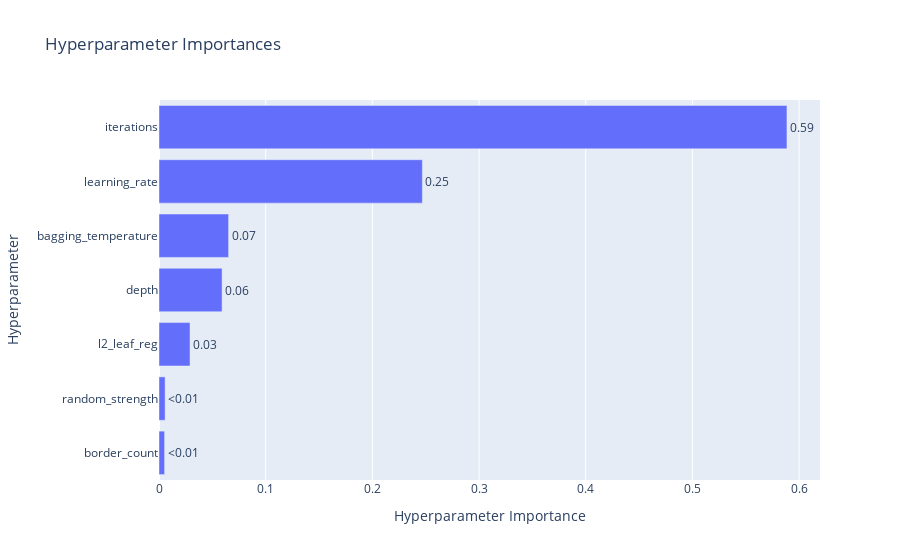

Notebook source saved alongside this figure:
### Markdown cell above
### Hyperparameter importance

### Code cell
optuna.visualization.plot_param_importances(study).show()

### Figure 1 — Plotly figure (JSON) as saved in the notebook; plotly's stock layout.template omitted (floating-point values rounded to 4 significant figures)
{"data": [{"cliponaxis": false, "hovertemplate": ["border_count (IntDistribution): 0.0052470386762013144<extra></extra>", "random_strength (FloatDistribution): 0.005728823435845471<extra></extra>", "l2_leaf_reg (FloatDistribution): 0.029080141399757696<extra></extra>", "depth (IntDistribution): 0.059144300104810234<extra></extra>", "bagging_temperature (FloatDistribution): 0.06524505249309268<extra></extra>", "learning_rate (FloatDistribution): 0.24688563062619648<extra></extra>", "iterations (IntDistribution): 0.5886690132640962<extra></extra>"], "name": "Objective Value", "orientation": "h", "text": ["<0.01", "<0.01", "0.03", "0.06", "0.07", "0.25", "0.59"], "textposition": "outside", "type": "bar", "x": [0.005247, 0.005729, 0.02908, 0.05914, 0.06525, 0.2469, 0.5887], "y": ["border_count", "random_strength", "l2_leaf_reg", "depth", "bagging_temperature", "learning_rate", "iterations"]}], "layout": {"title": {"text": "Hyperparameter Importances"}, "xaxis": {"title": {"text": "Hyperparameter Importance"}}, "yaxis": {"title": {"text": "Hyperparameter"}}}}
